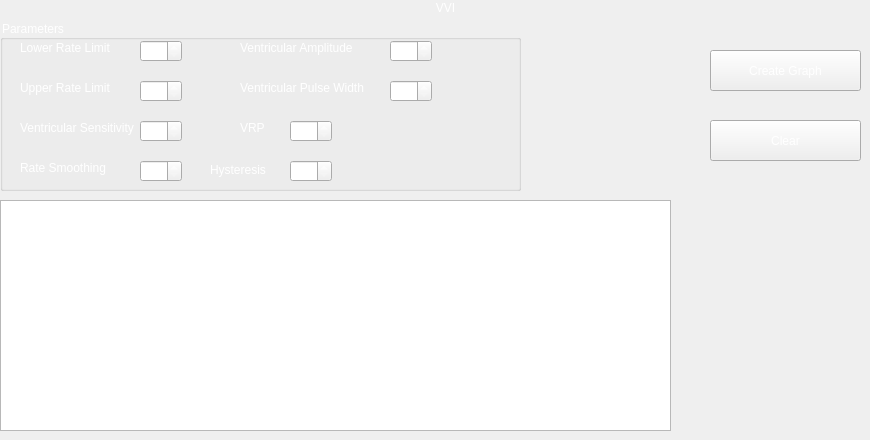
            <widget class="QWidget" name="page_4">
             <widget class="QGroupBox" name="groupBox_4">
              <property name="geometry">
               <rect>
                <x>0</x>
                <y>20</y>
                <width>521</width>
                <height>171</height>
               </rect>
              </property>
              <property name="styleSheet">
               <string notr="true">color: rgb(255, 255, 255);</string>
              </property>
              <property name="title">
               <string>Parameters</string>
              </property>
              <widget class="QLabel" name="label_28">
               <property name="geometry">
                <rect>
                 <x>20</x>
                 <y>100</y>
                 <width>121</width>
                 <height>16</height>
                </rect>
               </property>
               <property name="styleSheet">
                <string notr="true">color: rgb(255, 255, 255);</string>
               </property>
               <property name="text">
                <string>Ventricular Sensitivity</string>
               </property>
              </widget>
              <widget class="QSpinBox" name="spinBox_25">
               <property name="geometry">
                <rect>
                 <x>390</x>
                 <y>20</y>
                 <width>42</width>
                 <height>22</height>
                </rect>
               </property>
               <property name="styleSheet">
                <string notr="true">color: rgb(255, 255, 255);</string>
               </property>
              </widget>
              <widget class="QLabel" name="label_29">
               <property name="geometry">
                <rect>
                 <x>240</x>
                 <y>20</y>
                 <width>131</width>
                 <height>16</height>
                </rect>
               </property>
               <property name="styleSheet">
                <string notr="true">color: rgb(255, 255, 255);</string>
               </property>
               <property name="text">
                <string>Ventricular Amplitude</string>
               </property>
              </widget>
              <widget class="QLabel" name="label_30">
               <property name="geometry">
                <rect>
                 <x>20</x>
                 <y>20</y>
                 <width>101</width>
                 <height>16</height>
                </rect>
               </property>
               <property name="styleSheet">
                <string notr="true">color: rgb(255, 255, 255);</string>
               </property>
               <property name="text">
                <string>Lower Rate Limit</string>
               </property>
              </widget>
              <widget class="QLabel" name="label_31">
               <property name="geometry">
                <rect>
                 <x>20</x>
                 <y>60</y>
                 <width>101</width>
                 <height>16</height>
                </rect>
               </property>
               <property name="styleSheet">
                <string notr="true">color: rgb(255, 255, 255);</string>
               </property>
               <property name="text">
                <string>Upper Rate Limit</string>
               </property>
              </widget>
              <widget class="QSpinBox" name="spinBox_26">
               <property name="geometry">
                <rect>
                 <x>140</x>
                 <y>140</y>
                 <width>42</width>
                 <height>22</height>
                </rect>
               </property>
               <property name="styleSheet">
                <string notr="true">color: rgb(255, 255, 255);</string>
               </property>
              </widget>
              <widget class="QLabel" name="label_32">
               <property name="geometry">
                <rect>
                 <x>240</x>
                 <y>60</y>
                 <width>141</width>
                 <height>16</height>
                </rect>
               </property>
               <property name="styleSheet">
                <string notr="true">color: rgb(255, 255, 255);</string>
               </property>
               <property name="text">
                <string>Ventricular Pulse Width</string>
               </property>
              </widget>
              <widget class="QSpinBox" name="spinBox_27">
               <property name="geometry">
                <rect>
                 <x>140</x>
                 <y>60</y>
                 <width>42</width>
                 <height>22</height>
                </rect>
               </property>
               <property name="styleSheet">
                <string notr="true">color: rgb(255, 255, 255);</string>
               </property>
              </widget>
              <widget class="QLabel" name="label_33">
               <property name="geometry">
                <rect>
                 <x>210</x>
                 <y>140</y>
                 <width>61</width>
                 <height>20</height>
                </rect>
               </property>
               <property name="styleSheet">
                <string notr="true">color: rgb(255, 255, 255);</string>
               </property>
               <property name="text">
                <string>Hysteresis</string>
               </property>
              </widget>
              <widget class="QSpinBox" name="spinBox_28">
               <property name="geometry">
                <rect>
                 <x>140</x>
                 <y>20</y>
                 <width>42</width>
                 <height>22</height>
                </rect>
               </property>
               <property name="styleSheet">
                <string notr="true">color: rgb(255, 255, 255);</string>
               </property>
              </widget>
              <widget class="QSpinBox" name="spinBox_29">
               <property name="geometry">
                <rect>
                 <x>140</x>
                 <y>100</y>
                 <width>42</width>
                 <height>22</height>
                </rect>
               </property>
               <property name="styleSheet">
                <string notr="true">color: rgb(255, 255, 255);</string>
               </property>
              </widget>
              <widget class="QLabel" name="label_34">
               <property name="geometry">
                <rect>
                 <x>240</x>
                 <y>100</y>
                 <width>31</width>
                 <height>16</height>
                </rect>
               </property>
               <property name="styleSheet">
                <string notr="true">color: rgb(255, 255, 255);</string>
               </property>
               <property name="text">
                <string>VRP</string>
               </property>
              </widget>
              <widget class="QSpinBox" name="spinBox_30">
               <property name="geometry">
                <rect>
                 <x>390</x>
                 <y>60</y>
                 <width>42</width>
                 <height>22</height>
                </rect>
               </property>
               <property name="styleSheet">
                <string notr="true">color: rgb(255, 255, 255);</string>
               </property>
              </widget>
              <widget class="QLabel" name="label_35">
               <property name="geometry">
                <rect>
                 <x>20</x>
                 <y>140</y>
                 <width>111</width>
                 <height>16</height>
                </rect>
               </property>
               <property name="styleSheet">
                <string notr="true">color: rgb(255, 255, 255);</string>
               </property>
               <property name="text">
                <string>Rate Smoothing</string>
               </property>
              </widget>
              <widget class="QSpinBox" name="spinBox_31">
               <property name="geometry">
                <rect>
                 <x>290</x>
                 <y>100</y>
                 <width>42</width>
                 <height>22</height>
                </rect>
               </property>
              </widget>
              <widget class="QSpinBox" name="spinBox_32">
               <property name="geometry">
                <rect>
                 <x>290</x>
                 <y>140</y>
                 <width>42</width>
                 <height>22</height>
                </rect>
               </property>
              </widget>
             </widget>
             <widget class="PlotWidget" name="graphicsView_4">
              <property name="geometry">
               <rect>
                <x>0</x>
                <y>200</y>
                <width>671</width>
                <height>231</height>
               </rect>
              </property>
             </widget>
             <widget class="QPushButton" name="pushButton_7">
              <property name="geometry">
               <rect>
                <x>710</x>
                <y>120</y>
                <width>151</width>
                <height>41</height>
               </rect>
              </property>
              <property name="styleSheet">
               <string notr="true">font: 75 14pt &quot;MS Shell Dlg 2&quot;;
color: rgb(255, 255, 255);</string>
              </property>
              <property name="text">
               <string>Clear</string>
              </property>
             </widget>
             <widget class="QPushButton" name="pushButton_8">
              <property name="geometry">
               <rect>
                <x>710</x>
                <y>50</y>
                <width>151</width>
                <height>41</height>
               </rect>
              </property>
              <property name="styleSheet">
               <string notr="true">font: 75 14pt &quot;MS Shell Dlg 2&quot;;
color: rgb(255, 255, 255);</string>
              </property>
              <property name="text">
               <string>Create Graph</string>
              </property>
             </widget>
             <widget class="QLabel" name="label_36">
              <property name="geometry">
               <rect>
                <x>410</x>
                <y>0</y>
                <width>71</width>
                <height>16</height>
               </rect>
              </property>
              <property name="styleSheet">
               <string notr="true">color: rgb(255, 255, 255);
font: 75 14pt &quot;MS Shell Dlg 2&quot;;</string>
              </property>
              <property name="text">
               <string>VVI</string>
              </property>
              <property name="alignment">
               <set>Qt::AlignCenter</set>
              </property>
             </widget>
            </widget>
